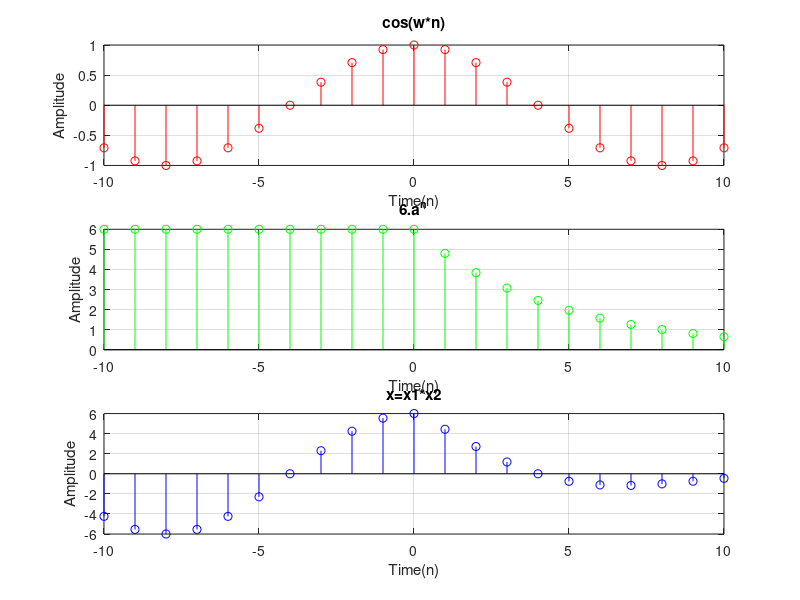

Write the MATLAB code that produced this figure.
clear all;
close all;
clc;

n=-10:1:10;
w=pi./8; %omega
a=0.8; %exponential decay factor

%x1 signal
x1=cos(w*n);
%x2 signal
x2=6*(a.^max(n,0)); %x2=6.a^n

x=x1.*x2;

figure;

subplot(3,3,[1,2,3]);
stem(n,x1,'r');
xlabel("Time(n)");
ylabel("Amplitude");
title("cos(w*n)");
grid on;

subplot(3,3,[4,5,6]);
stem(n,x2,'g');
xlabel("Time(n)");
ylabel("Amplitude");
title("6.a^n");
grid on;

subplot(3,3,[7,8,9]);
stem(n,x,'b');
xlabel("Time(n)");
ylabel("Amplitude");
title("x=x1*x2");
grid on;

